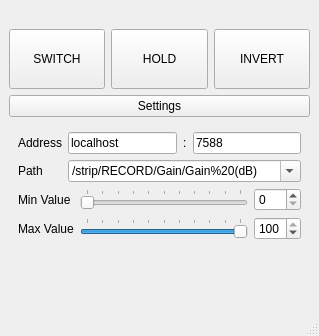
<?xml version="1.0" encoding="UTF-8"?>
<ui version="4.0">
 <class>MainWindow</class>
 <widget class="QMainWindow" name="MainWindow">
  <property name="geometry">
   <rect>
    <x>0</x>
    <y>0</y>
    <width>319</width>
    <height>336</height>
   </rect>
  </property>
  <property name="windowTitle">
   <string>Muty</string>
  </property>
  <widget class="QWidget" name="centralwidget">
   <layout class="QVBoxLayout" name="verticalLayout">
    <item>
     <widget class="QLabel" name="statusLabel">
      <property name="text">
       <string/>
      </property>
      <property name="alignment">
       <set>Qt::AlignCenter</set>
      </property>
     </widget>
    </item>
    <item>
     <layout class="QHBoxLayout" name="horizontalLayout_4">
      <item>
       <widget class="QPushButton" name="muteButton">
        <property name="minimumSize">
         <size>
          <width>0</width>
          <height>60</height>
         </size>
        </property>
        <property name="text">
         <string>SWITCH</string>
        </property>
       </widget>
      </item>
      <item>
       <widget class="QPushButton" name="stickyMuteButton">
        <property name="minimumSize">
         <size>
          <width>0</width>
          <height>60</height>
         </size>
        </property>
        <property name="text">
         <string>HOLD</string>
        </property>
        <property name="checkable">
         <bool>true</bool>
        </property>
        <property name="checked">
         <bool>false</bool>
        </property>
       </widget>
      </item>
      <item>
       <widget class="QPushButton" name="invertBtn">
        <property name="minimumSize">
         <size>
          <width>0</width>
          <height>60</height>
         </size>
        </property>
        <property name="text">
         <string>INVERT</string>
        </property>
       </widget>
      </item>
     </layout>
    </item>
    <item>
     <layout class="QHBoxLayout" name="horizontalLayout_5">
      <item>
       <widget class="QPushButton" name="settingsBtn">
        <property name="text">
         <string>Settings</string>
        </property>
       </widget>
      </item>
     </layout>
    </item>
    <item>
     <widget class="QWidget" name="settingsWidget" native="true">
      <layout class="QFormLayout" name="formLayout">
       <item row="0" column="0">
        <widget class="QLabel" name="label">
         <property name="text">
          <string>Address</string>
         </property>
        </widget>
       </item>
       <item row="0" column="1">
        <layout class="QHBoxLayout" name="horizontalLayout">
         <item>
          <widget class="QLineEdit" name="hostTxt">
           <property name="text">
            <string>localhost</string>
           </property>
          </widget>
         </item>
         <item>
          <widget class="QLabel" name="label_2">
           <property name="text">
            <string>:</string>
           </property>
          </widget>
         </item>
         <item>
          <widget class="QLineEdit" name="portTxt">
           <property name="text">
            <string>7588</string>
           </property>
          </widget>
         </item>
        </layout>
       </item>
       <item row="1" column="0">
        <widget class="QLabel" name="label_3">
         <property name="text">
          <string>Path</string>
         </property>
        </widget>
       </item>
       <item row="1" column="1">
        <widget class="QComboBox" name="pathCB">
         <property name="editable">
          <bool>true</bool>
         </property>
         <item>
          <property name="text">
           <string>/strip/RECORD/Gain/Gain%20(dB)</string>
          </property>
         </item>
        </widget>
       </item>
       <item row="2" column="0" colspan="2">
        <layout class="QGridLayout" name="gridLayout_2" columnstretch="0,1">
         <item row="1" column="0">
          <widget class="QLabel" name="label_6">
           <property name="text">
            <string>Max Value</string>
           </property>
          </widget>
         </item>
         <item row="1" column="1">
          <layout class="QHBoxLayout" name="horizontalLayout_3">
           <item>
            <widget class="QSlider" name="maxSlider">
             <property name="maximum">
              <number>100</number>
             </property>
             <property name="value">
              <number>100</number>
             </property>
             <property name="orientation">
              <enum>Qt::Horizontal</enum>
             </property>
             <property name="tickPosition">
              <enum>QSlider::TicksAbove</enum>
             </property>
            </widget>
           </item>
           <item>
            <widget class="QSpinBox" name="maxSB">
             <property name="maximum">
              <number>100</number>
             </property>
             <property name="value">
              <number>100</number>
             </property>
            </widget>
           </item>
          </layout>
         </item>
         <item row="0" column="1">
          <layout class="QHBoxLayout" name="horizontalLayout_2">
           <item>
            <widget class="QSlider" name="minSlider">
             <property name="maximum">
              <number>100</number>
             </property>
             <property name="orientation">
              <enum>Qt::Horizontal</enum>
             </property>
             <property name="tickPosition">
              <enum>QSlider::TicksAbove</enum>
             </property>
            </widget>
           </item>
           <item>
            <widget class="QSpinBox" name="minSB">
             <property name="maximum">
              <number>100</number>
             </property>
            </widget>
           </item>
          </layout>
         </item>
         <item row="0" column="0">
          <widget class="QLabel" name="label_4">
           <property name="text">
            <string>Min Value</string>
           </property>
          </widget>
         </item>
        </layout>
       </item>
      </layout>
     </widget>
    </item>
    <item>
     <spacer name="verticalSpacer">
      <property name="orientation">
       <enum>Qt::Vertical</enum>
      </property>
      <property name="sizeHint" stdset="0">
       <size>
        <width>0</width>
        <height>0</height>
       </size>
      </property>
     </spacer>
    </item>
   </layout>
  </widget>
  <widget class="QMenuBar" name="menubar">
   <property name="geometry">
    <rect>
     <x>0</x>
     <y>0</y>
     <width>319</width>
     <height>22</height>
    </rect>
   </property>
  </widget>
  <widget class="QStatusBar" name="statusbar"/>
 </widget>
 <resources/>
 <connections/>
</ui>
